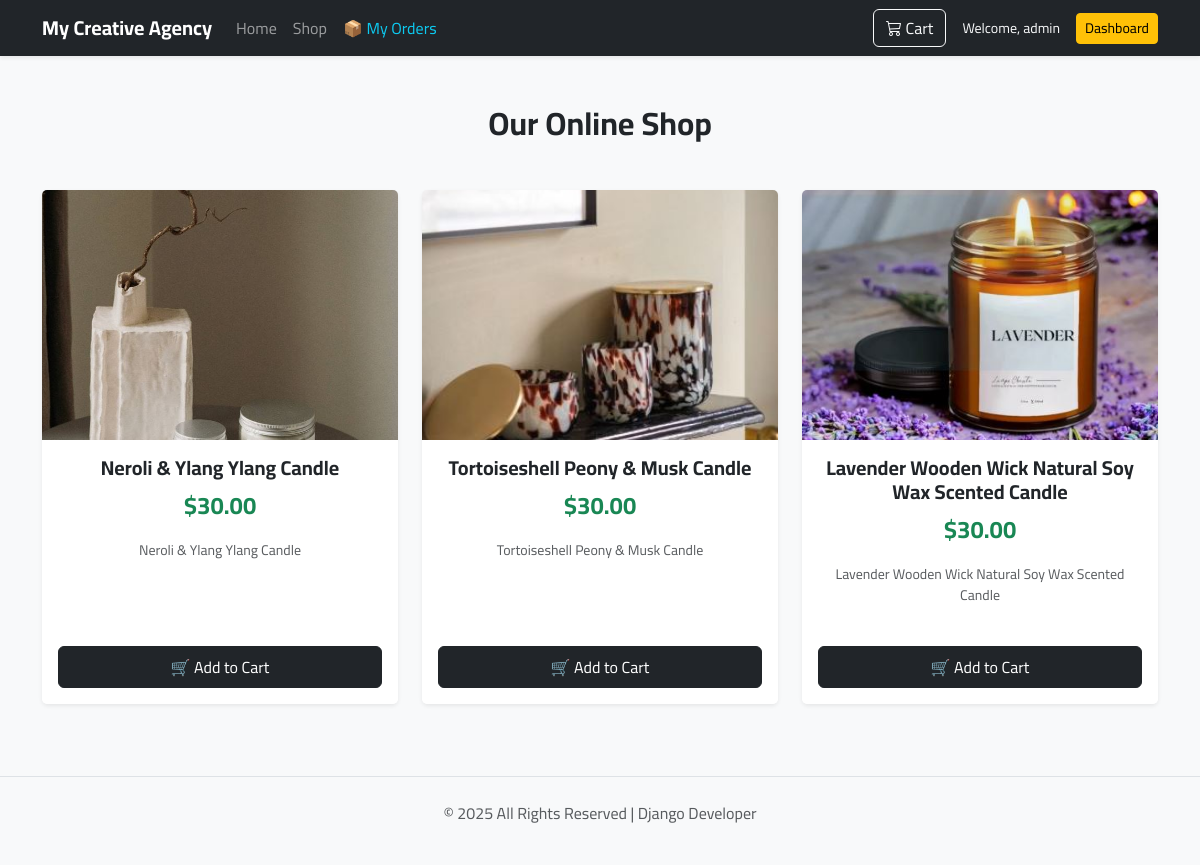
/shop/ (signed in), run on the app's committed database.
### shop/models.py (models this page shows, shortened)
class Product(models.Model):
    name = models.CharField(max_length=200)
    description = models.TextField()
    price = models.DecimalField(max_digits=10, decimal_places=2) # Price in Malaysian Ringgit (RM)
    image = models.ImageField(upload_to='products/')

### shop/views.py (the view)
# urls.py: path('', views.product_list, name='product_list'),
def product_list(request):
    products = Product.objects.all()
    return render(request, 'shop/product_list.html', {'products': products})

### shop/context_processors.py (called while the page is built)
def cart(request):
    return {'cart': Cart(request)}

### shop/templates/shop/product_list.html (shortened to what this page needs)
{% extends "portfolio/home.html" %} {% block content %}
<div class="container my-5">
    <h2 class="text-center mb-5 fw-bold">Our Online Shop</h2>
    <div class="row">
        {% for product in products %}
        <div class="col-md-4 mb-4">
            <div class="card h-100 shadow-sm border-0">
                {% if product.image %}
                <img src="{{ product.image.url }}" class="card-img-top" style="height: 250px; object-fit: cover;" alt="{{ product.name }}"> {% endif %}
                <div class="card-body text-center">
                    <h5 class="card-title fw-bold">{{ product.name }}</h5>
                    <p class="text-success fs-4 fw-bold">${{ product.price }}</p>
                    <p class="text-muted small">{{ product.description|truncatechars:80 }}</p>
                </div>
                <div class="card-footer bg-white border-0 pb-3">
                    <form action="{% url 'shop:cart_add' product.id %}" method="post">
                        <button type="submit" class="btn btn-dark w-100 py-2">
                            🛒 Add to Cart
                        </button>
                    </form>
                </div>
            </div>
        </div>
        {% empty %}
        <div class="col-12 text-center py-5">
            <p class="lead text-muted">No products are currently available.</p>
        </div>
        {% endfor %}
    </div>
</div>
{% endblock %}

### portfolio/templates/portfolio/home.html (shortened to what this page needs)
<!DOCTYPE html>
<html lang="en" dir="ltr">
<head>
    <link href="https://cdn.jsdelivr.net/npm/bootstrap@5.3.0/dist/css/bootstrap.min.css" rel="stylesheet">
    <link rel="stylesheet" href="https://cdn.jsdelivr.net/npm/bootstrap-icons@1.11.1/font/bootstrap-icons.css">
</head>
<body>
    <nav class="navbar navbar-expand-lg navbar-dark bg-dark sticky-top shadow-sm">
        <div class="container">
            <a class="navbar-brand fw-bold" href="{% url 'home' %}">My Creative Agency</a>
            <div class="collapse navbar-collapse" id="navbarNav">
                <ul class="navbar-nav me-auto mb-2 mb-lg-0">
                    <li class="nav-item">
                        <a class="nav-link" href="{% url 'home' %}">Home</a>
                    </li>
                    <li class="nav-item">
                        <a class="nav-link" href="{% url 'shop:product_list' %}">Shop</a>
                    </li>
                    {% if user.is_authenticated %}
                    <li class="nav-item">
                        <a class="nav-link text-info" href="{% url 'shop:customer_dashboard' %}">📦 My Orders</a>
                    </li>
                    {% endif %}
                </ul>
                <div class="d-flex align-items-center">
                    <a href="{% url 'shop:cart_detail' %}" class="btn btn-outline-light position-relative me-3">
                        <i class="bi bi-cart3"></i> Cart
                    </a>
                    {% if user.is_authenticated %}
                    <span class="text-light me-3 small d-none d-md-inline">Welcome, {{ user.username }}</span>
                    <a href="{% url 'admin:index' %}" class="btn btn-sm btn-warning">Dashboard</a> {% else %}
                    <a href="{% url 'login' %}" class="btn btn-sm btn-primary">Login</a> {% endif %}
                </div>
            </div>
        </div>
    </nav>
    {% block content %}{% endblock %}
    <footer class="text-center py-4 text-muted border-top mt-auto">
        <p>© 2025 All Rights Reserved | Django Developer</p>
    </footer>
</body>
</html>

### portfolio/templates/portfolio/home.html (style rules this page uses)
body { font-family: 'Cairo', sans-serif; background-color: #f8f9fa; }
body { padding-top: 0px; }

### data on the page
Product: image (picture), name "Neroli & Ylang Ylang Candle", price "30.00", description "Neroli & Ylang Ylang Candle"
Product: image (picture), name "Tortoiseshell Peony & Musk Candle", price "30.00", description "Tortoiseshell Peony & Musk Candle"
Product: image (picture), name "Lavender Wooden Wick Natural Soy Wax Scented Candle", price "30.00", description "Lavender Wooden Wick Natural Soy Wax Scented Candle"

### other printed values
{{ user.username }} "admin"
